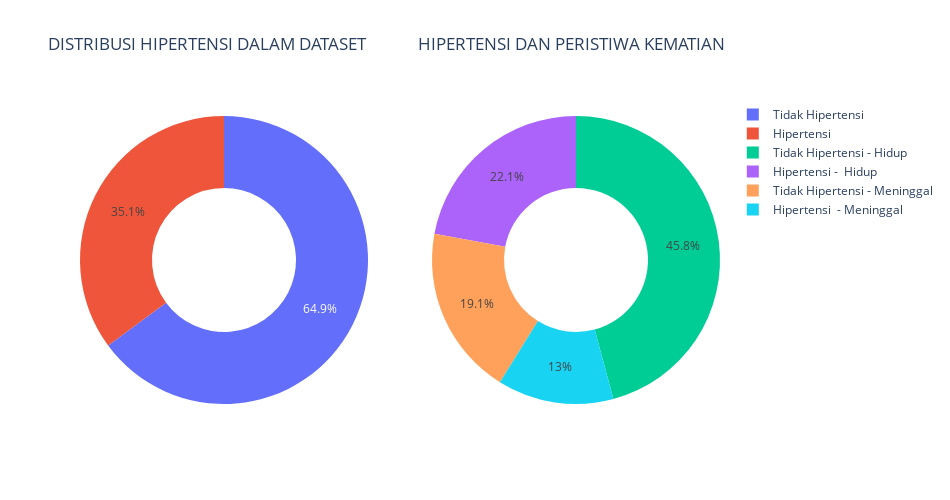

The notebook cell saved with this chart:
### Markdown cell above
Dari subplot di atas, dapat disimpulkan bahwa pada data, sebanyak 56,9% adalah orang yang BUKAN PENDERITA ANEMIA (di antaranya 40,1% orang masih hidup dan 16,7% orang meninggal) dan sebanyka 43,1% adalah PENDERITA ANEMIA (dimana 27,8% orang masih tetap hidup dan 15,4% orang meninggal).

### Code cell
# membuat label
label_hipertensi1 = ["Tidak Hipertensi","Hipertensi"]
label_hipertensi2 = ['Tidak Hipertensi - Hidup','Tidak Hipertensi - Meninggal', "Hipertensi -  Hidup", "Hipertensi  - Meninggal"]
# memanggil fungsi donut
donut('high_blood_pressure', label_hipertensi1, label_hipertensi2, "DISTRIBUSI HIPERTENSI DALAM DATASET", "HIPERTENSI DAN PERISTIWA KEMATIAN")

### Figure 1 — Plotly figure (JSON) as saved in the notebook; plotly's stock layout.template omitted (floating-point values rounded to 4 significant figures)
{"data": [{"labels": ["Tidak Hipertensi", "Hipertensi"], "values": [194, 105], "type": "pie", "domain": {"x": [0, 0.45], "y": [0, 1]}, "hole": 0.5, "hoverinfo": "label+percent"}, {"labels": ["Tidak Hipertensi - Hidup", "Tidak Hipertensi - Meninggal", "Hipertensi -  Hidup", "Hipertensi  - Meninggal"], "values": [137, 57, 66, 39], "type": "pie", "domain": {"x": [0.55, 1], "y": [0, 1]}, "hole": 0.5, "hoverinfo": "label+percent"}], "layout": {"title": {"text": "DISTRIBUSI HIPERTENSI DALAM DATASET             HIPERTENSI DAN PERISTIWA KEMATIAN"}, "autosize": false, "width": 950, "height": 500, "paper_bgcolor": "white"}}
